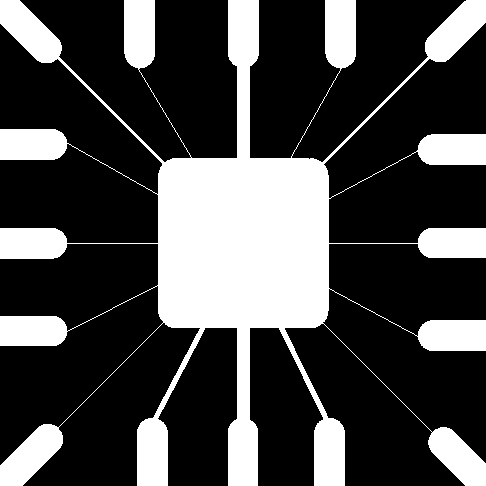
%> input picture Assignment_4/input_images/wirebondmask.tif, 486 x 486 px
$ octave IPdilate_erode_test.m   (GNU Octave 9; MATLAB toolbox functions it lacks are replaced by stand-ins)
%> lines starting %> are read from the running program, lines starting %| are printed output that depends on the picture; in (x1, y1, x2, y2) boxes, pixels count from 0 and x2, y2 are one past the last pixel; in counts of white or black regions, pixels touching at a corner belong together; the program's own positions count from 1
### Assignment_4/IPmorph.m
function Imorph = IPmorph(I, B, type)
% IPmorph Applies a morphological transformation to a binary image using
%         some structuring element. It is assumed the SE origin is at its
%         center.
%   Arguments:
%       I: input image to transform. Must be binary, i.e. have logical values.
%       B: structuring element (SE). Must have odd dimensions and also be
%       binary, i.e. have logical values. Its origin is automatically set
%       at its centerpoint.
%       type: morphological transformation type. Can be either 'erode' or
%       'dilate'.
%   Returns: morphologically transformed image

% Dimensions
[M, N] = size(I);       % height, width
[Mse, Nse] = size(B);   % height, width
% Ensure image and SE is binary and of logical type
assert(islogical(I));
assert(islogical(B));
% Ensure SE has odd dimensions
assert(rem(Mse, 2) ~= 0)
assert(rem(Nse, 2) ~= 0)
% Ensure type argument is of acceptable value
assert(ismember(type, {'erode', 'dilate'}));

% Put padding around original image. Then, SE can freely move around.
pad_y = floor(Mse / 2);
pad_x = floor(Nse / 2);
switch type
    case 'erode'    % pad with 1's in case of erosion
        Ipad = padarray(I, [pad_y, pad_x], 1, 'both');
    case 'dilate'   % pad with 0's in case of dilation
        Ipad = padarray(I, [pad_y, pad_x], 0, 'both');
end

% Loop image pixels
Imorph = false(M, N);
for y=(1:M)+pad_y
    for x=(1:N)+pad_x
        SE_ycoords = (y - pad_y):(y + pad_y);
        SE_xcoords = (x - pad_x):(x + pad_x);
        A = Ipad(SE_ycoords, SE_xcoords);

        switch type
            case 'erode'  % erode:  1 iff SE 'fits' neighborhood exactly.
                value = all(A(B));
            case 'dilate' % dilate: 1 iff SE 'hits' any in neighboorhood.
                Bhat = rot90(B, 2)';
                value = any(A(Bhat));
        end
        Imorph(y - pad_y, x - pad_x) = value;
    end
end
end

### Assignment_4/IPdilate.m
function Idil = IPdilate(I, B)
% IPdilate Dilates a binary image using some structuring element.
%   Arguments:
%       I: input image to dilate. Must be binary, i.e. have logical values.
%       B: structuring element (SE). Must have odd dimensions and also be
%       binary, i.e. have logical values. Its origin is automatically set
%       at its centerpoint.
%   Returns: dilated image
Idil = IPmorph(I, B, 'dilate');
end

### Assignment_4/IPerode.m
function Iero = IPerode(I, B)
% IPerode Erodes a binary image using some structuring element.
%   Arguments:
%       I: input image to erode. Must be binary, i.e. have logical values.
%       B: structuring element (SE). Must have odd dimensions and also be
%       binary, i.e. have logical values. Its origin is automatically set
%       at its centerpoint.
%   Returns: eroded image
Iero = IPmorph(I, B, 'erode');
end

### Assignment_4/IPdilate_erode_test.m
clc;                                  % clear the command window
close all;                            % close open figure windows

imname = 'wirebondmask';
inputfile = ['input_images/', imname, '.tif'];
f = imread(inputfile);                  % read input image
%> f: size 486x486 logical; 28.1% white; 1 white region, box (x1, y1, x2, y2) and area: (0, 0, 486, 486) 66259

% Original image
figure('visible', 'off');
colormap(gray(256));
imagesc(f);
%%%%%%%%%%%%%%%%%%%%%%%%%%%%%%%%%%%%%%%%%%%%%%%%%%%%%%%%%%%%%%%%%%%%
% Write current figure to file
all_file = ['output_plots/', imname,'_original','.svg'];
saveas(gcf, all_file);
fprintf('\nComplete image has been saved in file %s\n', all_file);

% Show Morphological operations per Structuring Element
%% Cross
Bcross = logical([0 1 0; 1 1 1; 0 1 0]);
figure('visible', 'off');
colormap(gray(256));
imagesc(Bcross);
xticks(unique(round(get(gca, 'xTick')))); % only whole value tick labels
yticks(unique(round(get(gca, 'yTick')))); % only whole value tick labels
set(gcf, 'PaperUnits', 'normalized')
set(gcf, 'PaperPosition', [0 0 0.25 0.15])
saveas(gcf, ['output_plots/', 'Bcross', '.svg']);
% Dilate
figure('visible', 'off');
imshow(IPdilate(f, Bcross));
%> in IPmorph, `Ipad = padarray(I, [pad_y, pad_x], 0, 'both');`:
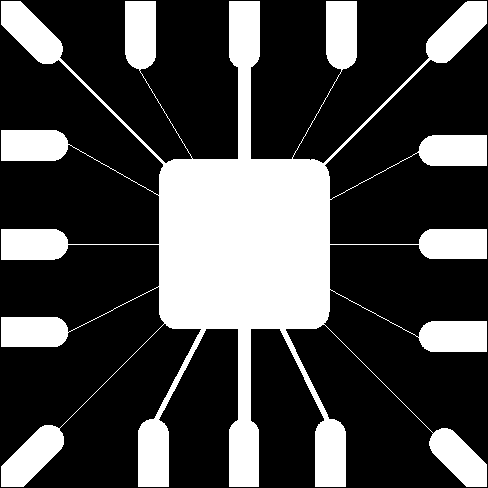
%> Ipad: size 488x488 logical; 27.8% white; 1 white region, box (x1, y1, x2, y2) and area: (1, 1, 487, 487) 66259
%> after the loop in IPmorph, `for y=(1:M)+pad_y`:
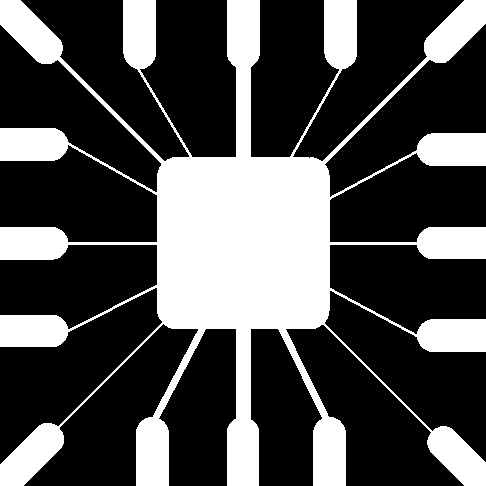
%> Imorph: size 486x486 logical; 30.5% white; 1 white region, box (x1, y1, x2, y2) and area: (0, 0, 486, 486) 72021
%> after the loop in IPmorph, `for y=(1:M)+pad_y`: Bhat = [false true false; true true true; false true false]; value = true
saveas(gcf, ['output_plots/', imname, '_Bcross', '_dilated', '.svg']);
% Erode
figure('visible', 'off');
imshow(IPerode(f, Bcross));
%> call 2 of IPmorph, with type = 'erode'
%> in IPmorph (call 2), `Ipad = padarray(I, [pad_y, pad_x], 1, 'both');`:
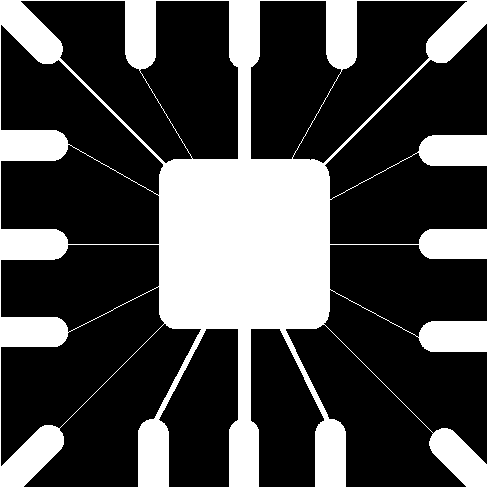
%> Ipad: size 488x488 logical; 28.6% white; 1 white region, box (x1, y1, x2, y2) and area: (0, 0, 488, 488) 68207
%> after the loop in IPmorph (call 2), `for y=(1:M)+pad_y`:
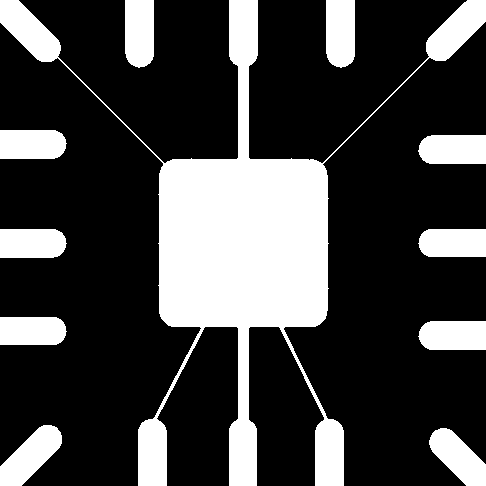
%> Imorph: size 486x486 logical; 26% white; 11 white regions, largest, box (x1, y1, x2, y2) and area: (0, 0, 486, 486) 42761, (0, 425, 62, 486) 2057, (429, 428, 486, 486) 1878
saveas(gcf, ['output_plots/', imname, '_Bcross', '_eroded', '.svg']);

%% Square
Bsquare = true(3, 3);
figure('visible', 'off');
colormap(gray(256));
imagesc(Bsquare);
xticks(unique(round(get(gca, 'xTick')))); % only whole value tick labels
yticks(unique(round(get(gca, 'yTick')))); % only whole value tick labels
set(gcf, 'PaperUnits', 'normalized')
set(gcf, 'PaperPosition', [0 0 0.25 0.15])
saveas(gcf, ['output_plots/', 'Bsquare', '.svg']);
% Dilate
figure('visible', 'off');
imshow(IPdilate(f, Bsquare));
%> call 3 of IPmorph, with type = 'dilate'
%> after the loop in IPmorph (call 3), `for y=(1:M)+pad_y`:
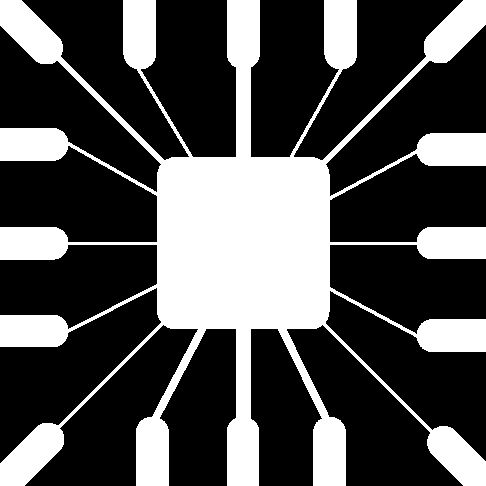
%> Imorph: size 486x486 logical; 31.4% white; 1 white region, box (x1, y1, x2, y2) and area: (0, 0, 486, 486) 74210
%> after the loop in IPmorph (call 3), `for y=(1:M)+pad_y`: Bhat = [true true true; true true true; true true true]
saveas(gcf, ['output_plots/', imname, '_Bsquare', '_dilated', '.svg']);
% Erode
figure('visible', 'off');
imshow(IPerode(f, Bsquare));
%> call 4 of IPmorph, with type = 'erode'
%> after the loop in IPmorph (call 4), `for y=(1:M)+pad_y`:
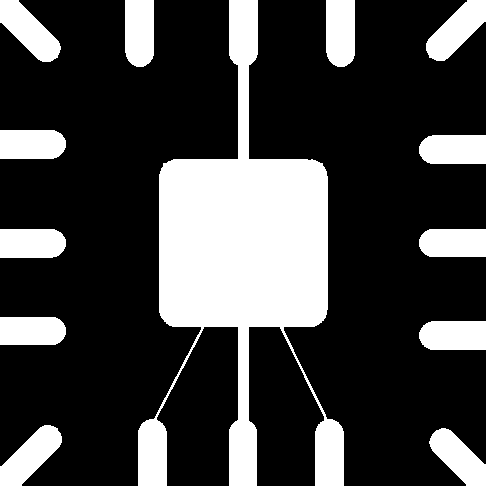
%> Imorph: size 486x486 logical; 25.5% white; 13 white regions, largest, box (x1, y1, x2, y2) and area: (138, 0, 344, 486) 37969, (0, 425, 62, 486) 1969, (0, 0, 61, 62) 1965
saveas(gcf, ['output_plots/', imname, '_Bsquare', '_eroded', '.svg']);

%% Big square
Bbigsquare = true(15, 15);
[r, c] = meshgrid(1:15, 1:15);
Bbigsquare(r + c < 7) = 0; % remove North-West corner
figure('visible', 'off');
colormap(gray(256));
imagesc(Bbigsquare);
xticks(unique(round(get(gca, 'xTick')))); % only whole value tick labels
yticks(unique(round(get(gca, 'yTick')))); % only whole value tick labels
set(gcf, 'PaperUnits', 'normalized')
set(gcf, 'PaperPosition', [0 0 0.25 0.15])
saveas(gcf, ['output_plots/', 'Bbigsquare', '.svg']);
% Dilate
figure('visible', 'off');
imshow(IPdilate(f, Bbigsquare));
%> call 5 of IPmorph, with type = 'dilate'
%> in IPmorph (call 5), `Ipad = padarray(I, [pad_y, pad_x], 0, 'both');`:
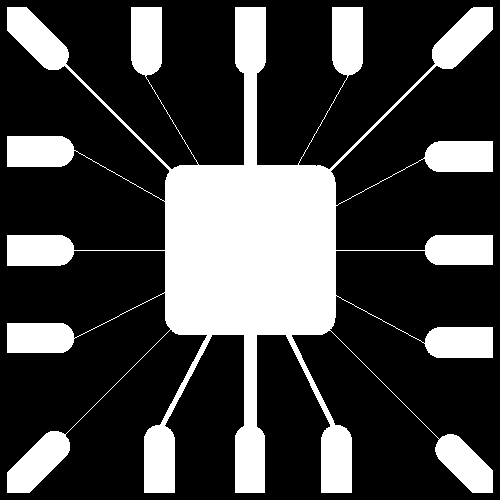
%> Ipad: size 500x500 logical; 26.5% white; 1 white region, box (x1, y1, x2, y2) and area: (7, 7, 493, 493) 66259
%> (the run ends here)
